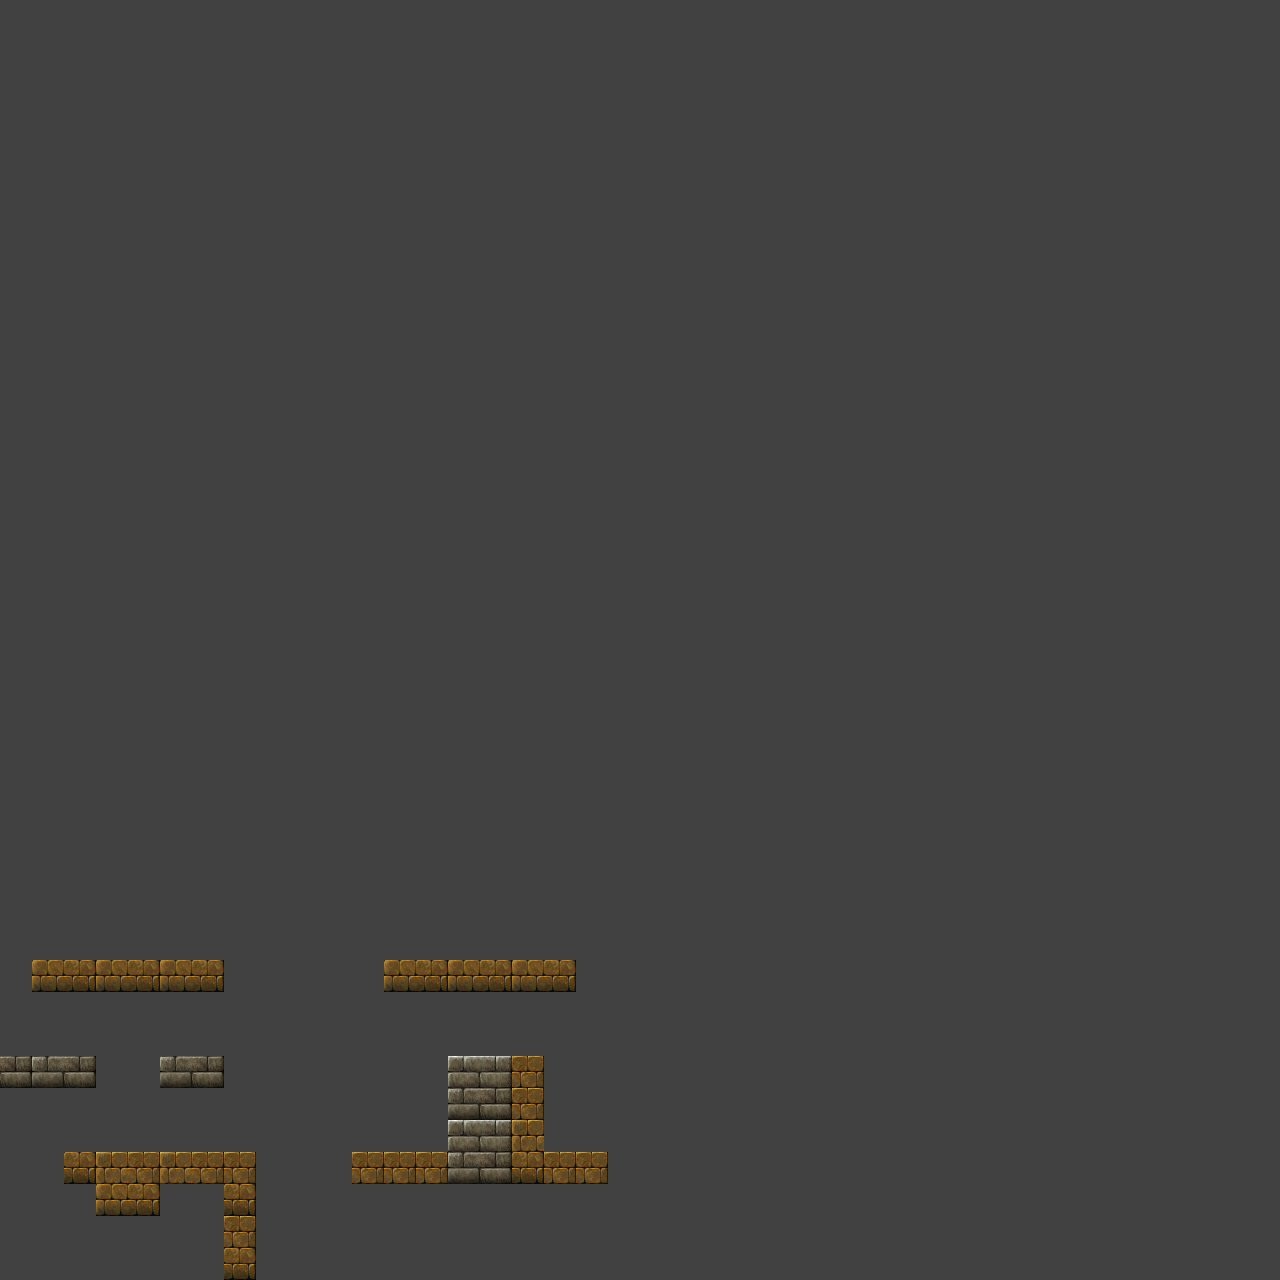

Rendered tile map (Tiled .tmx) drawn with the repository's tilesets; below, a short description and the map source with its tile grids summarised:
An orthogonal 40x40 tile map with 32x32 px tiles, 3 tile layers (obtacles, items, pattern), 2 tilesets.

<map version="1.0" orientation="orthogonal" width="40" height="40" tilewidth="32" tileheight="32" backgroundcolor="#414141">
 <properties>
  <property name="bonusCount" value="15" />
  <property name="coinsCount" value="10" />
  <property name="points1" value="500" />
  <property name="points2" value="750" />
  <property name="points3" value="800" />
  <property name="startTime" value="10" />
  <property name="timeBonus" value="10" />
 </properties>
 <tileset firstgid="1" name="items" tilewidth="32" tileheight="32">
  <image source="items.png" width="256" height="256" />
  <tile id="10">
   <properties>
    <property name="brick" value="" />
   </properties>
  </tile>
  <tile id="56">
   <properties>
    <property name="timeBonus" value="" />
   </properties>
  </tile>
  <tile id="57">
   <properties>
    <property name="lock" value="" />
   </properties>
  </tile>
  <tile id="58">
   <properties>
    <property name="key" value="" />
   </properties>
  </tile>
  <tile id="59">
   <properties>
    <property name="diamond" value="" />
   </properties>
  </tile>
  <tile id="60">
   <properties>
    <property name="star" value="" />
   </properties>
  </tile>
  <tile id="61">
   <properties>
    <property name="exit" value="" />
   </properties>
  </tile>
  <tile id="62">
   <properties>
    <property name="enter" value="" />
   </properties>
  </tile>
 </tileset>
 <tileset firstgid="65" name="terrain" tilewidth="32" tileheight="32">
  <image source="terrain.png" width="512" height="480" />
 </tileset>
 <layer name="obtacles" width="40" height="40">
  <data>[1600 cells, 0 non-empty, 0 distinct tile ids]</data>
 </layer>
 <layer name="items" width="40" height="40">
  <data>[1600 cells, 0 non-empty, 0 distinct tile ids]</data>
 </layer>
 <layer name="pattern" width="40" height="40">
  <properties>
   <property name="pattern" value="10" />
  </properties>
  <data>[1600 cells, 45 non-empty, 8 distinct tile ids]</data>
 </layer>
</map>
